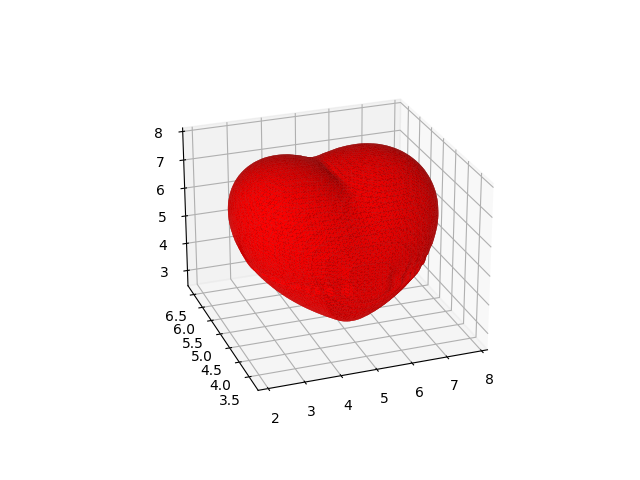

Write the Python code that produced this figure.
# -*- coding: utf-8 -*-

"""3维红心"""

import numpy as np
from skimage import measure
import matplotlib.pyplot as plt


def heart_line(x, y, z):
    return (
        (x ** 2 + (9 / 4) * y ** 2 + z ** 2 - 1) ** 3
        - x ** 2 * z ** 3
        - (1 / 9) * y ** 2 * z ** 3
    )


a, b, c = np.mgrid[-2:2:100j, -2:2:100j, -2:2:100j]
vol = heart_line(a, b, c)
iso_val = 0.0
vert, face, _, _ = measure.marching_cubes(vol, iso_val, spacing=(0.1, 0.1, 0.1))
fig = plt.figure()
ax = fig.add_subplot(111, projection='3d')
ax.plot_trisurf(vert[:, 0], vert[:, 1], face, vert[:, 2], color='red')
ax.view_init(25, -110)
plt.savefig('redheart.png')
plt.show()
